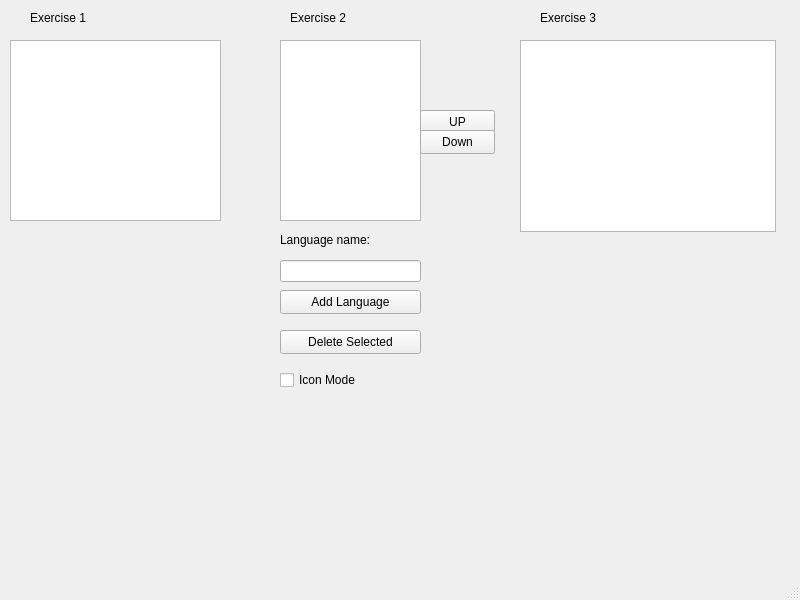
<?xml version="1.0" encoding="UTF-8"?>
<ui version="4.0">
 <class>MainWindow</class>
 <widget class="QMainWindow" name="MainWindow">
  <property name="geometry">
   <rect>
    <x>0</x>
    <y>0</y>
    <width>800</width>
    <height>600</height>
   </rect>
  </property>
  <property name="windowTitle">
   <string>MainWindow</string>
  </property>
  <widget class="QWidget" name="centralwidget">
   <widget class="QPlainTextEdit" name="plainTextEdit">
    <property name="geometry">
     <rect>
      <x>10</x>
      <y>40</y>
      <width>211</width>
      <height>181</height>
     </rect>
    </property>
    <property name="plainText">
     <string/>
    </property>
   </widget>
   <widget class="QLabel" name="label">
    <property name="geometry">
     <rect>
      <x>30</x>
      <y>10</y>
      <width>61</width>
      <height>16</height>
     </rect>
    </property>
    <property name="text">
     <string>Exercise 1</string>
    </property>
   </widget>
   <widget class="QListView" name="listView">
    <property name="geometry">
     <rect>
      <x>280</x>
      <y>40</y>
      <width>141</width>
      <height>181</height>
     </rect>
    </property>
   </widget>
   <widget class="QLabel" name="label_2">
    <property name="geometry">
     <rect>
      <x>290</x>
      <y>10</y>
      <width>61</width>
      <height>16</height>
     </rect>
    </property>
    <property name="text">
     <string>Exercise 2</string>
    </property>
   </widget>
   <widget class="QPushButton" name="pushButton">
    <property name="geometry">
     <rect>
      <x>280</x>
      <y>290</y>
      <width>141</width>
      <height>24</height>
     </rect>
    </property>
    <property name="text">
     <string>Add Language</string>
    </property>
   </widget>
   <widget class="QLineEdit" name="l_name">
    <property name="geometry">
     <rect>
      <x>280</x>
      <y>260</y>
      <width>141</width>
      <height>22</height>
     </rect>
    </property>
   </widget>
   <widget class="QLabel" name="label_3">
    <property name="geometry">
     <rect>
      <x>280</x>
      <y>230</y>
      <width>141</width>
      <height>20</height>
     </rect>
    </property>
    <property name="text">
     <string>Language name:</string>
    </property>
   </widget>
   <widget class="QCheckBox" name="checkBox">
    <property name="geometry">
     <rect>
      <x>280</x>
      <y>370</y>
      <width>81</width>
      <height>20</height>
     </rect>
    </property>
    <property name="text">
     <string>Icon Mode</string>
    </property>
   </widget>
   <widget class="QPushButton" name="pushButton_2">
    <property name="geometry">
     <rect>
      <x>280</x>
      <y>330</y>
      <width>141</width>
      <height>24</height>
     </rect>
    </property>
    <property name="text">
     <string>Delete Selected</string>
    </property>
   </widget>
   <widget class="QListView" name="listView_2">
    <property name="geometry">
     <rect>
      <x>520</x>
      <y>40</y>
      <width>256</width>
      <height>192</height>
     </rect>
    </property>
   </widget>
   <widget class="QPushButton" name="up_button">
    <property name="geometry">
     <rect>
      <x>420</x>
      <y>110</y>
      <width>75</width>
      <height>24</height>
     </rect>
    </property>
    <property name="text">
     <string>UP</string>
    </property>
   </widget>
   <widget class="QPushButton" name="down_button">
    <property name="geometry">
     <rect>
      <x>420</x>
      <y>130</y>
      <width>75</width>
      <height>24</height>
     </rect>
    </property>
    <property name="text">
     <string>Down</string>
    </property>
   </widget>
   <widget class="QLabel" name="label_4">
    <property name="geometry">
     <rect>
      <x>540</x>
      <y>10</y>
      <width>61</width>
      <height>16</height>
     </rect>
    </property>
    <property name="text">
     <string>Exercise 3</string>
    </property>
   </widget>
  </widget>
  <widget class="QMenuBar" name="menubar">
   <property name="geometry">
    <rect>
     <x>0</x>
     <y>0</y>
     <width>800</width>
     <height>22</height>
    </rect>
   </property>
  </widget>
  <widget class="QStatusBar" name="statusbar"/>
 </widget>
 <resources/>
 <connections/>
</ui>
